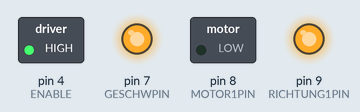
Simulated run of this sketch. Board: Arduino Uno, built with avr-gcc and run on an emulated ATmega328P. On the bench: switched loads named in the sketch (green lamp = pin HIGH), output pins drawn as LEDs (lit = HIGH). What the sketch prints to the serial monitor is not drawn.

Above: at 0.1 s.
At 23.9 s:
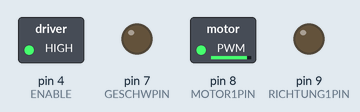
At 34.1 s:
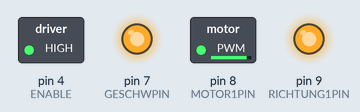
Timing chart, 0 to 40.0 s (numbered marks = the images above):
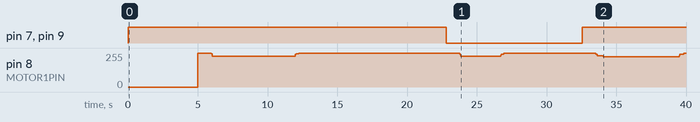

Measured:
- by itself, pin 7 (GESCHWPIN), pin 9 (RICHTUNG1PIN): HIGH → LOW at 22.8 s, → HIGH 9.8 s later

The sketch:

Spinne_Halloween.ino
```cpp
/******************************************
Spinnensteuerung
Dieses Skript soll die Spinne an Halloween hoch und runter bewegen.
Am besten sogar mit kleinen Unterbrechungen.
  modified 24 October 2015
  by Daniel Friedrich
*******************************************/
//#define MOTORAUS //Wenn definiert ist der Motor aus beim runterfahren - Achtung Werte neu anpassen!
#define RUNTERZEIT 1000 // Zeit, die der Motor runter aus ist

int MAX_SPEED = 1; // je kleiner Desto Schneller Maximal
#define MIN_SPEED 100 // je höher Desto Langsamer beim Anfahren und Bremsen
#define Bremszyklen 40

#define RICHTUNG1PIN 9
#define ENABLE 4
#define GESCHWPIN 7
#define MOTOR1PIN 8

#define LONGWAIT 60000 // in der Zeit kühlt der Motor ab
#define HOCHRUNTEROFFSET 00    //in Schritten
#define FAHRT 1000
#define OBENWARTEN 10000
#define UNTENWARTEN 5000
//#define SERIELL  // für seriellen mode

int Anzahl = 0;
unsigned long time;
unsigned long last_move;
unsigned int Wartezeit = 3000;
int i = 0; //Schrittzähler
boolean Richtung = 0; //1 for CCW
boolean Geschwindigkeit = 1; // 1 for HALF
int Ziel = 0;
int Bewegung = 0;
int Status = 0;
int Position = 0;

void setup() {
  pinMode(ENABLE, OUTPUT);
  pinMode(GESCHWPIN, OUTPUT);
  pinMode(RICHTUNG1PIN, OUTPUT);
  pinMode(MOTOR1PIN, OUTPUT);
  Serial.begin(38400);
  digitalWrite(ENABLE, 1);
  digitalWrite(GESCHWPIN, 1);
  digitalWrite(RICHTUNG1PIN, 1);
}

unsigned long Drehungschritt() {
  digitalWrite(MOTOR1PIN, 0);
  delayMicroseconds(300);
  digitalWrite(MOTOR1PIN, 1);
  Position++;
  return (millis());
}

unsigned int Beschleunigung(int i, float k) {
  if (i < 2) { // Zurücksetzen von Speed am Anfang
    return (MIN_SPEED);
  }
  else {
    k = k - (k / 10);
  }
  if (k < MAX_SPEED) {
    k = MAX_SPEED;
  }
  return (k);
}

unsigned int Abbremsen(int i, float k) {
  if (k >= MIN_SPEED) {
    return (MIN_SPEED);
  }
  else {
    float g  = k / 15;
    if (g < 1) g = 1;
    k = k + (g);
  }
  return (k);
}

void Move_Drehung() {
  if ((time - last_move) > Wartezeit) {
    if (i < (Bewegung / 2)) {
      Wartezeit = Beschleunigung(i, Wartezeit);
    }
    else if (i >= (Bewegung / 2) && (Bewegung - i) < Bremszyklen) {
      Wartezeit = Abbremsen(i, Wartezeit);
    }
    last_move = Drehungschritt();
    i++; // Schritt gemacht
    if (i >= Bewegung) {
      Status = 2;
      i = 0;
    }
  }
}

void Einlesen() {
#ifdef SERIELL
  Ziel = Serial.parseInt();
#else
  Ziel = FAHRT;
#endif

#ifdef MOTORAUS
  delay(OBENWARTEN);
  digitalWrite(ENABLE, 0);
  delay(RUNTERZEIT);
  digitalWrite(ENABLE, 1);
  delay(UNTENWARTEN);

#else
  if (Richtung) {
    delay(OBENWARTEN);
    digitalWrite(RICHTUNG1PIN, 0);
    digitalWrite(GESCHWPIN, 0);
    Richtung = 0;
  }
  else {
    delay(UNTENWARTEN);
    digitalWrite(RICHTUNG1PIN, 1);
    digitalWrite(GESCHWPIN, 1);
    Ziel = Ziel * 2 + HOCHRUNTEROFFSET;
    Richtung = 1;
    Anzahl++;
    if (Anzahl % 5 == 0) {
      digitalWrite(ENABLE, 0);
      delay(LONGWAIT);
      digitalWrite(ENABLE, 1);
    }
  }

#endif
  if (Ziel) {
    Bewegung = Ziel - Position;
    Status = 1;
    Wartezeit = MIN_SPEED;
  }
}

void loop() {
  while (1) {
    time = millis();
    //Serial.println(Position);
    Serial.println(Anzahl);
    if (Status != 1) {
      Position = 0;
      Einlesen();
    }
    Move_Drehung();
  }
}
```
